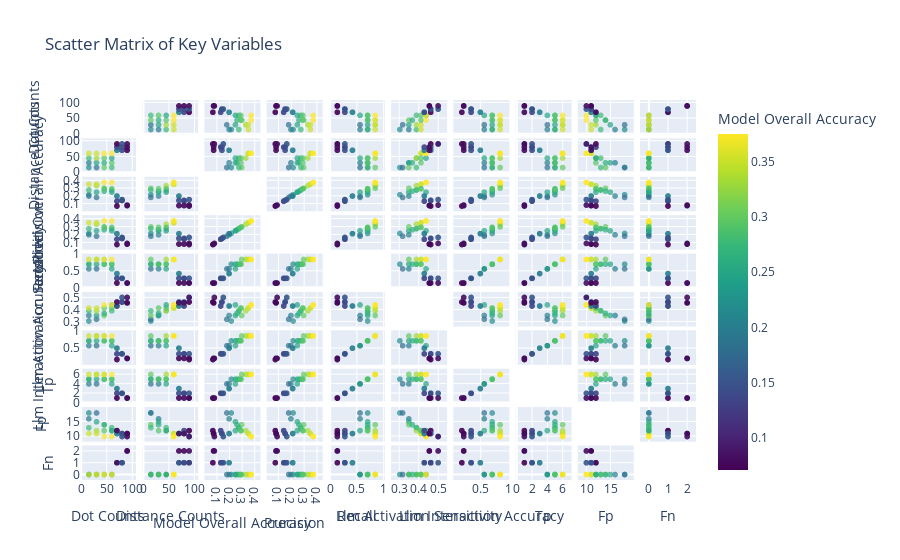

Notebook code cell kept with this figure:
### Markdown cell above
# Interactive Scatter Matrix (Pair Plot a. Plotly Scatter Matrix

*Purpose*: Explore pairwise relationships and correlations between multiple variables interactively

### Code cell
# Select relevant columns
corr_cols = [
    'dot_counts', 'distance_counts',
    'model_overall_accuracy', 'precision', 'recall',
    'llm_activation_sensitivity', 'llm_interaction_accuracy',
    'Tp', 'Fp', 'Fn'
]

fig = px.scatter_matrix(
    df,
    dimensions=corr_cols,
    color='model_overall_accuracy',
    title='Scatter Matrix of Key Variables',
    labels={col: col.replace('_', ' ').title() for col in corr_cols},
    color_continuous_scale='Viridis',
    opacity=0.7
)

fig.update_traces(diagonal_visible=False)
fig.show()

### Figure 1 — Plotly figure (JSON) as saved in the notebook; plotly's stock layout.template omitted (floating-point values rounded to 4 significant figures)
{"data": [{"diagonal": {"visible": false}, "dimensions": [{"axis": {"matches": true}, "label": "Dot Counts", "values": [15, 15, 15, 15, 30, 30, 30, 30, 45, 45, 45, 45, 60, 60, 60, 60, 70, 70, 70, 80, 80, 80, 90, 90, 90, 70, 70, 70, 80, 80, 80, 90, 90, 90]}, {"axis": {"matches": true}, "label": "Distance Counts", "values": [15, 30, 45, 60, 15, 30, 45, 60, 15, 30, 45, 60, 15, 30, 45, 60, 70, 80, 90, 70, 80, 90, 70, 80, 90, 70, 80, 90, 70, 80, 90, 70, 80, 90]}, {"axis": {"matches": true}, "label": "Model Overall Accuracy", "values": [0.217, 0.2, 0.278, 0.353, 0.182, 0.25, 0.333, 0.353, 0.3, 0.263, 0.294, 0.375, 0.278, 0.294, 0.25, 0.375, 0.2, 0.133, 0.071, 0.143, 0.143, 0.154, 0.077, 0.077, 0.083, 0.2, 0.133, 0.071, 0.143, 0.143, 0.154, 0.077, 0.077, 0.083]}, {"axis": {"matches": true}, "label": "Precision", "values": [0.217, 0.2, 0.278, 0.353, 0.182, 0.25, 0.333, 0.353, 0.3, 0.263, 0.294, 0.375, 0.278, 0.294, 0.25, 0.375, 0.214, 0.143, 0.077, 0.154, 0.154, 0.167, 0.083, 0.083, 0.091, 0.214, 0.143, 0.077, 0.154, 0.154, 0.167, 0.083, 0.083, 0.091]}, {"axis": {"matches": true}, "label": "Recall", "values": [0.714, 0.571, 0.714, 0.857, 0.571, 0.714, 0.857, 0.857, 0.857, 0.714, 0.714, 0.857, 0.714, 0.714, 0.571, 0.857, 0.429, 0.286, 0.143, 0.286, 0.286, 0.286, 0.143, 0.143, 0.143, 0.429, 0.286, 0.143, 0.286, 0.286, 0.286, 0.143, 0.143, 0.143]}, {"axis": {"matches": true}, "label": "Llm Activation Sensitivity", "values": [0.304, 0.35, 0.389, 0.412, 0.318, 0.35, 0.389, 0.412, 0.35, 0.368, 0.412, 0.438, 0.389, 0.412, 0.438, 0.438, 0.429, 0.429, 0.462, 0.462, 0.462, 0.5, 0.455, 0.455, 0.5, 0.429, 0.429, 0.462, 0.462, 0.462, 0.5, 0.455, 0.455, 0.5]}, {"axis": {"matches": true}, "label": "Llm Interaction Accuracy", "values": [0.714, 0.571, 0.714, 0.857, 0.571, 0.714, 0.857, 0.857, 0.857, 0.714, 0.714, 0.857, 0.714, 0.714, 0.571, 0.857, 0.5, 0.333, 0.167, 0.333, 0.333, 0.333, 0.2, 0.2, 0.2, 0.5, 0.333, 0.167, 0.333, 0.333, 0.333, 0.2, 0.2, 0.2]}, {"axis": {"matches": true}, "label": "Tp", "values": [5, 4, 5, 6, 4, 5, 6, 6, 6, 5, 5, 6, 5, 5, 4, 6, 3, 2, 1, 2, 2, 2, 1, 1, 1, 3, 2, 1, 2, 2, 2, 1, 1, 1]}, {"axis": {"matches": true}, "label": "Fp", "values": [18, 16, 13, 11, 18, 15, 12, 11, 14, 14, 12, 10, 13, 12, 12, 10, 11, 12, 12, 11, 11, 10, 11, 11, 10, 11, 12, 12, 11, 11, 10, 11, 11, 10]}, {"axis": {"matches": true}, "label": "Fn", "values": [0, 0, 0, 0, 0, 0, 0, 0, 0, 0, 0, 0, 0, 0, 0, 0, 1, 1, 1, 1, 1, 1, 2, 2, 2, 1, 1, 1, 1, 1, 1, 2, 2, 2]}], "hovertemplate": "%{xaxis.title.text}=%{x}<br>%{yaxis.title.text}=%{y}<br>Model Overall Accuracy=%{marker.color}<extra></extra>", "legendgroup": "", "marker": {"color": [0.217, 0.2, 0.278, 0.353, 0.182, 0.25, 0.333, 0.353, 0.3, 0.263, 0.294, 0.375, 0.278, 0.294, 0.25, 0.375, 0.2, 0.133, 0.071, 0.143, 0.143, 0.154, 0.077, 0.077, 0.083, 0.2, 0.133, 0.071, 0.143, 0.143, 0.154, 0.077, 0.077, 0.083], "coloraxis": "coloraxis", "opacity": 0.7, "symbol": "circle"}, "name": "", "showlegend": false, "type": "splom"}], "layout": {"coloraxis": {"colorbar": {"title": {"text": "Model Overall Accuracy"}}, "colorscale": [[0, "#440154"], [0.1111, "#482878"], [0.2222, "#3e4989"], [0.3333, "#31688e"], [0.4444, "#26828e"], [0.5556, "#1f9e89"], [0.6667, "#35b779"], [0.7778, "#6ece58"], [0.8889, "#b5de2b"], [1, "#fde725"]]}, "dragmode": "select", "legend": {"tracegroupgap": 0}, "title": {"text": "Scatter Matrix of Key Variables"}}}
